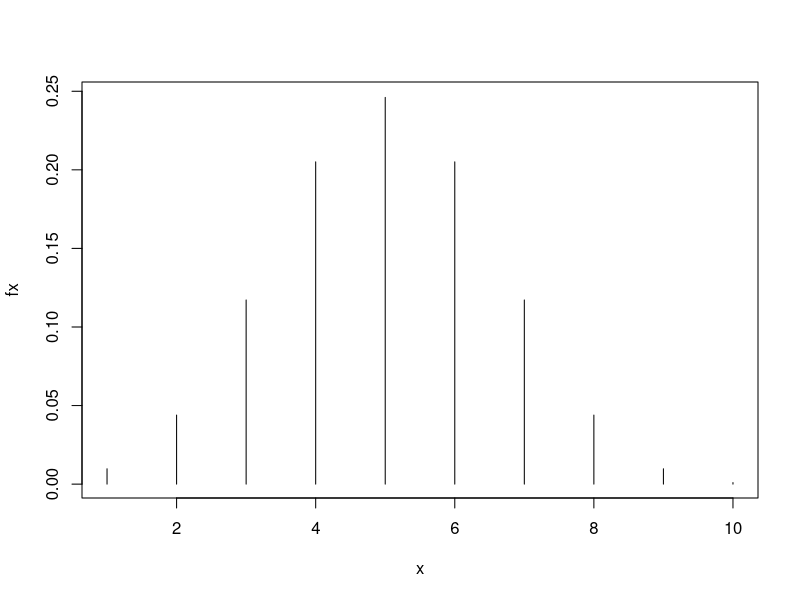
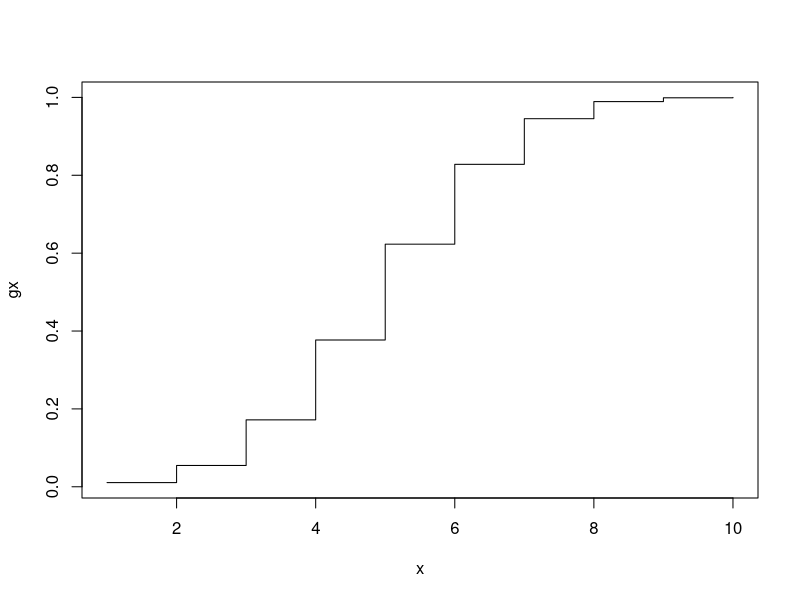

Write the R code that produced these figures, in order.
## ---- chunk 1
knitr::opts_chunk$set(echo = FALSE)
## ---- chunk 2
x <- 1:10
fx <- dbinom(x, 10, 0.5)
## ---- chunk 3
plot(x, fx, type='h')
## ---- chunk 4
x <- 1:10
gx <- pbinom(x, 10, 0.5)
## ---- chunk 5
plot(x, gx, type='s')
## ---- chunk 6

## ---- chunk 7
- dnorm(x)
- pnorm(x)
- qnorm(x)
- rnorm(x)
